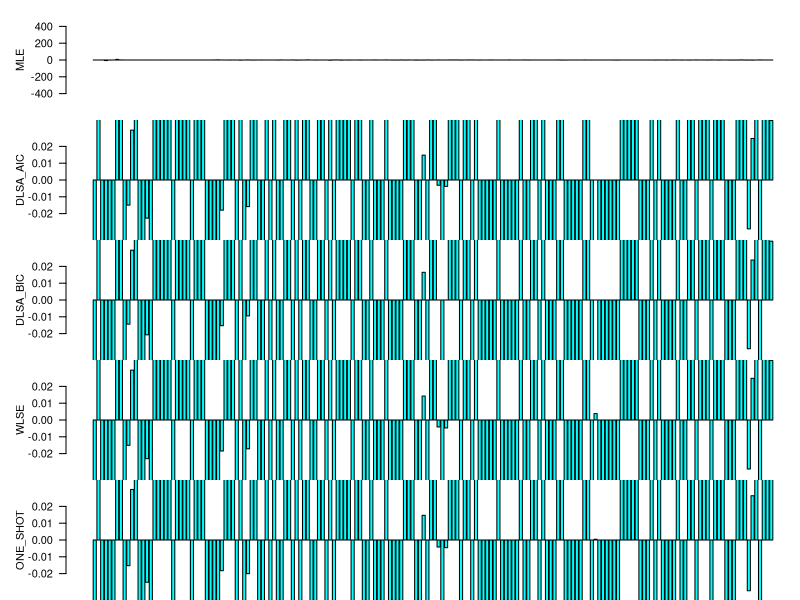

R code for this plot:
#! /usr/bin/env Rscript

## require("reticulate")
## use_python("/usr/bin/python3")
## source_python("utils_plot.py")

## sgd = "~/running/logistic_sgd_model_2019-07-27-00:08:04.pkl"
## dlsa = "~/running/logistic_dlsa_model_2019-07-26-23:54:15.pkl"


## est_sgd <- read_pickle_file(sgd)
## est_dlsa <- read_pickle_file(dlsa)


coef_matrix = read.table("coef.csv", header = TRUE, sep = ",")

# colnames(coef_matrix) = c("MLE", "DLSA_AIC", "DLSA_BIC", "WLSE", "ONE_HOT")
par(mfrow = c(5, 1), mar = c(2, 5, 2, 0), las = 2)
color = c("blue", "purple", "red", "gray", "cyan")

for (i in 2:6)
{
    # used_data = coef_matrix[-c(which.max(coef_matrix[, i]), which.max(coef_matrix[,
                                        # i])), i]
    used_data = coef_matrix[, i]

    if (i != 2)
    {
        ylim = c(-0.02, 0.02)
    }
    else
    {
        ylim = c(-400, 400)
    }

    ## if (i == 6){
    ## barplot(used_data, ylab = colnames(coef_matrix)[i], ylim = ylim,
    ##         # xlab = coef_matrix[, 1],
    ##         xpd = TRUE,
    ##         las = 2,
    ##         names.arg = 1:182,
    ##         col = "cyan", axes = TRUE)
    ## }
    ## else
    ## {
    barplot(used_data, ylab = colnames(coef_matrix)[i], ylim = ylim,
            xpd = TRUE,
            las = 2,
            col = "cyan", axes = TRUE)

    ## }
}
